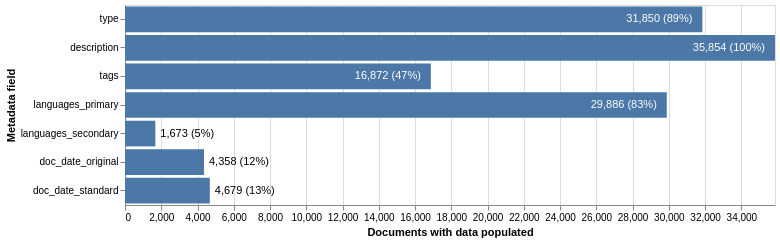

Notebook source saved alongside this figure:
### Code cell
known_melted['label'] = known_melted.documents.apply(lambda x: f'{x:,} ({x/total_documents:.0%})')

# text labels for metadata chart
text = alt.Chart(known_melted).mark_text(
     dy=0,
     color=alt.expr(alt.expr.if_(alt.datum.documents > 5000, "white", "black")),
     align=alt.expr(alt.expr.if_(alt.datum.documents > 5000, "right", "left")),
     dx=alt.expr(alt.expr.if_(alt.datum.documents > 5000, -10, 5))
  ).encode(
    x=alt.X('documents').scale(domain=[0, total_documents]),
    y=alt.Y("field", title="Metadata field").scale(domain=field_order),
    text=alt.Text('label')
)

(metadata_chart + text).save(f"{chart_dir}/metadata_available.pdf")
metadata_chart + text

### Figure 1 — Vega-Lite specification as saved in the notebook (floating-point values rounded to 4 significant figures)
{"config": {"view": {"continuousWidth": 300, "continuousHeight": 300}}, "layer": [{"mark": {"type": "bar"}, "encoding": {"x": {"field": "documents", "scale": {"domain": [0, 35855]}, "title": "Documents with data populated", "type": "quantitative"}, "y": {"field": "field", "scale": {"domain": ["type", "description", "tags", "languages_primary", "languages_secondary", "doc_date_original", "doc_date_standard"]}, "title": "Metadata field", "type": "nominal"}}}, {"mark": {"type": "text", "align": {"expr": "if((datum.documents > 5000),'right','left')"}, "color": {"expr": "if((datum.documents > 5000),'white','black')"}, "dx": {"expr": "if((datum.documents > 5000),-10,5)"}, "dy": 0}, "encoding": {"text": {"field": "label", "type": "nominal"}, "x": {"field": "documents", "scale": {"domain": [0, 35855]}, "type": "quantitative"}, "y": {"field": "field", "scale": {"domain": ["type", "description", "tags", "languages_primary", "languages_secondary", "doc_date_original", "doc_date_standard"]}, "title": "Metadata field", "type": "nominal"}}}], "data": {"name": "data-9b8600b7e41b0332b561be8fbafee898"}, "height": 200, "width": 650, "$schema": "https://vega.github.io/schema/vega-lite/v5.20.1.json", "datasets": {"data-9b8600b7e41b0332b561be8fbafee898": [{"field": "type", "status": "known", "documents": 31850, "label": "31,850 (89%)"}, {"field": "description", "status": "known", "documents": 35854, "label": "35,854 (100%)"}, {"field": "tags", "status": "known", "documents": 16872, "label": "16,872 (47%)"}, {"field": "languages_primary", "status": "known", "documents": 29886, "label": "29,886 (83%)"}, {"field": "languages_secondary", "status": "known", "documents": 1673, "label": "1,673 (5%)"}, {"field": "doc_date_original", "status": "known", "documents": 4358, "label": "4,358 (12%)"}, {"field": "doc_date_standard", "status": "known", "documents": 4679, "label": "4,679 (13%)"}]}}
